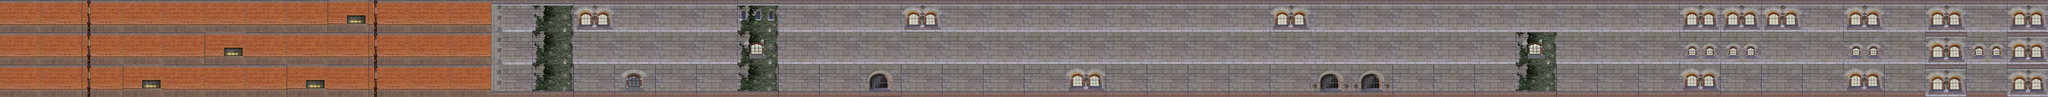

The image is a tile-based game level rendered from a .tmx file. Its description and source (layers, tilesets, objects; grid data summarised) follow:
An orthogonal 50x3 tile map with 97x77 px tiles, 1 tile layer (Calque de Tile 1).

<map version="1.0" orientation="orthogonal" width="50" height="3" tilewidth="97" tileheight="77">
 <tileset firstgid="1" name="murs" tilewidth="97" tileheight="77">
  <image source="assets/murs.png" trans="ffffff" width="486" height="309" />
 </tileset>
 <layer name="Calque de Tile 1" width="50" height="3">
  <data>[150 cells, 150 non-empty, 20 distinct tile ids]</data>
 </layer>
</map>